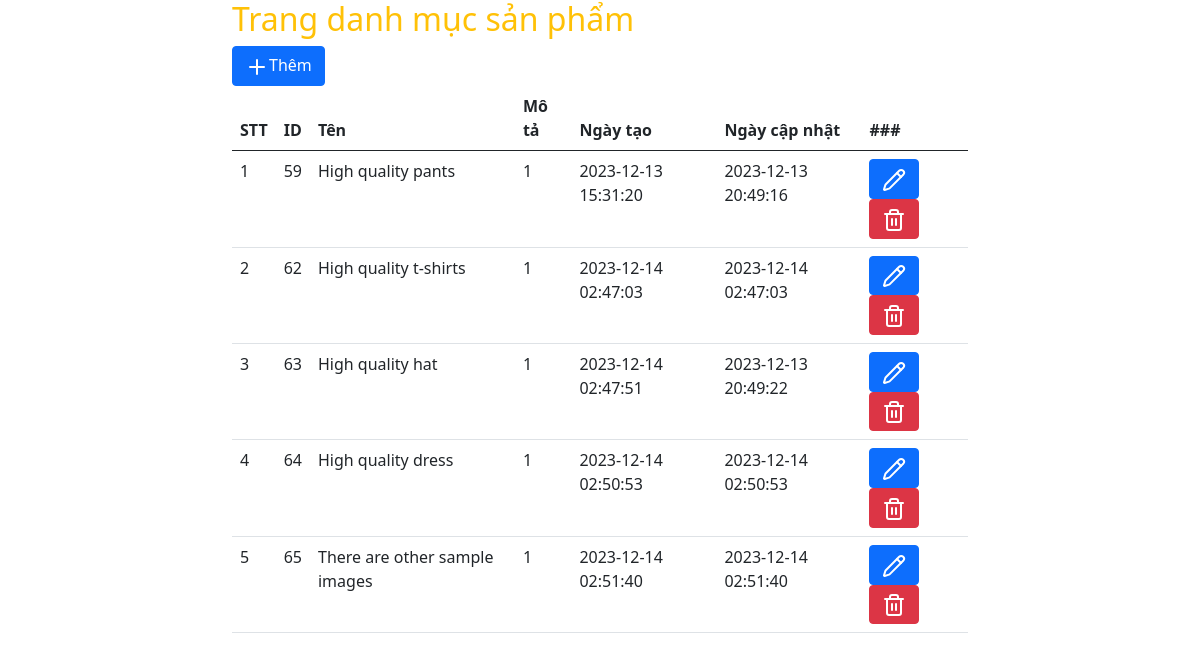
/categories/index.php, run on the app's committed database.
### tables this page shows
CREATE TABLE `categories` (
  `id` int(11) NOT NULL,
  `name` varchar(50) NOT NULL,
  `description` text NOT NULL,
  `created_at` timestamp NULL DEFAULT current_timestamp(),
  `updated_at` timestamp NULL DEFAULT current_timestamp()
);

### categories/index.php (the view, shortened to what this page needs)
<?php
include_once "../dbconnect.php";
$query="SELECT * FROM categories";
$result= mysqli_query($con,$query);
$categories= array();
if ($result->num_rows>0){
    $rowNum=1;
    while( $row=$result->fetch_assoc()){
       $categories[]=array(
          "index"=>$rowNum++,
          "id"=>$row['id'],
          "name"=>$row['name'],
          "description"=>$row['description'],
          "created_at"=>$row['created_at'],
          "updated_at"=>$row['updated_at']
       );
    }
}
?>
<!DOCTYPE html>
<html lang="en">
<head>
    <link href="https://cdn.jsdelivr.net/npm/bootstrap@5.0.2/dist/css/bootstrap.min.css" rel="stylesheet">
</head>
<body>
    <div class="container">
        <div class="row">
            <div class="col-8 mx-auto">
                <h1 class="fs-2 text-warning">Trang danh mục sản phẩm  </h1>
                <a href="./create.php" class="btn btn-primary"><i data-lucide="plus"></i>Thêm </a>
                <table class="table table-hover">
                <thead>
                    <tr>
                        <th>STT</th>
                        <th>ID</th>
                        <th>Tên</th>
                        <th>Mô tả </th>
                        <th>Ngày tạo</th>
                        <th>Ngày cập nhật </th>
                        <th>###</th>
                    </tr>
                </thead>
                <tbody>
                    <?php foreach($categories as $cat){ ?>
                    <tr>
                        <td><?php echo $cat['index']?></td>
                        <td><?php echo $cat['id']?></td>
                        <td><?php echo $cat['name']?></td>
                        <td><?php echo $cat['description']?></td>
                        <td><?php echo $cat['created_at']?></td>
                        <td><?php echo $cat['updated_at']?></td>
                        <td>
                            <a href="./edit.php?id=<?php echo $cat ['id']?>" class="btn btn-primary"><i data-lucide="pencil"></i></a>
                            <a href="./delete.php?id=<?php echo $cat ['id']?>" class="btn btn-danger"><i data-lucide="trash"></i></a>
                        </td>
                    </tr>
                    <?php } ?>
                </tbody>
                </table>
            </div>
        </div>
    </div>
</body>
</html>

### data on the page
categories: description "1", id "59", name "High quality pants", created_at "2023-12-13 15:31:20", updated_at "2023-12-13 20:49:16"
categories: index "2", id "62", name "High quality t-shirts", description "1", created_at "2023-12-14 02:47:03", updated_at "2023-12-14 02:47:03"
categories: index "3", id "63", name "High quality hat", description "1", created_at "2023-12-14 02:47:51", updated_at "2023-12-13 20:49:22"
categories: index "4", id "64", name "High quality dress", description "1", created_at "2023-12-14 02:50:53", updated_at "2023-12-14 02:50:53"
categories: index "5", id "65", name "There are other sample images", description "1", created_at "2023-12-14 02:51:40", updated_at "2023-12-14 02:51:40"
